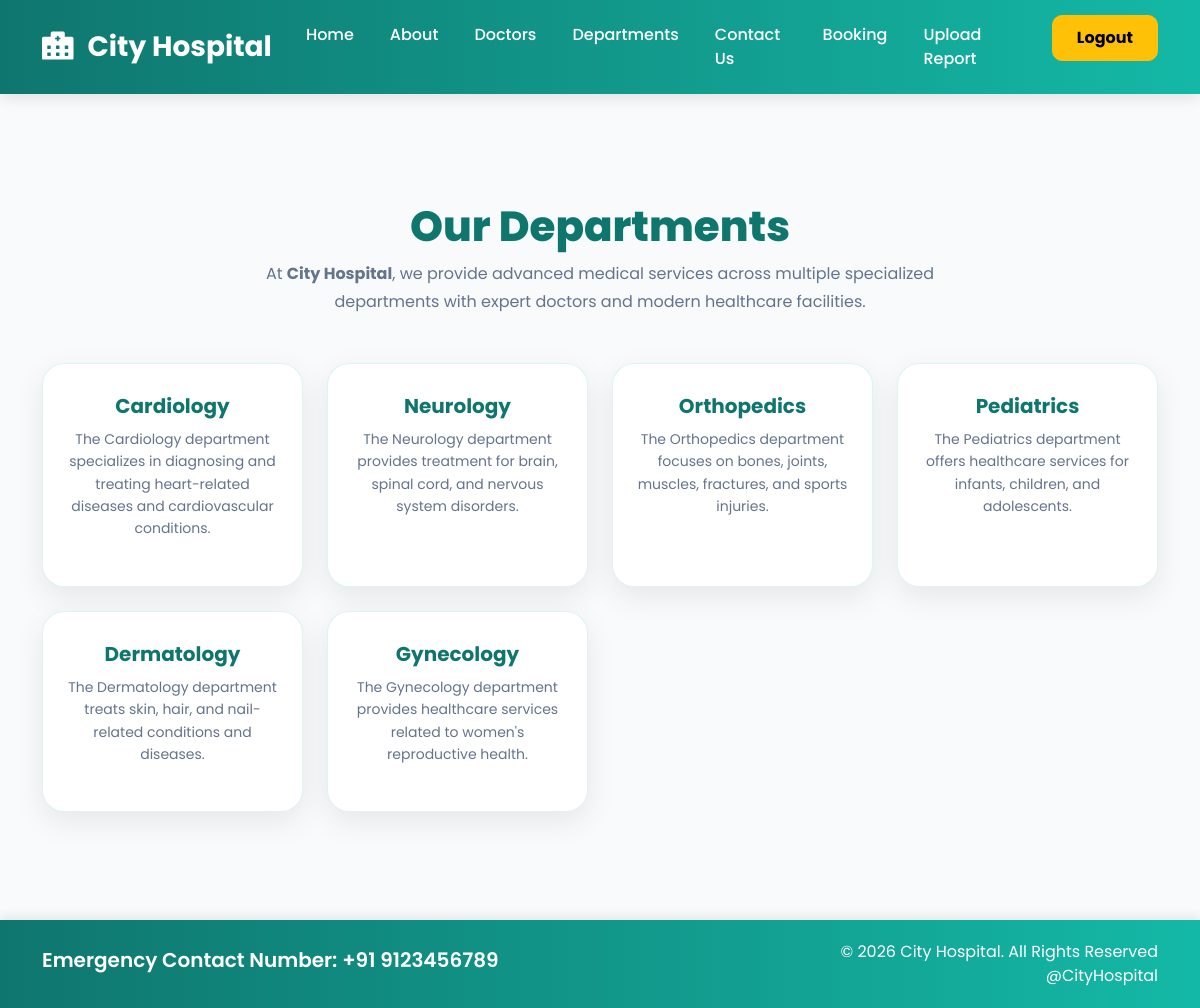
Before: /departments/ (signed in) with the older database file.
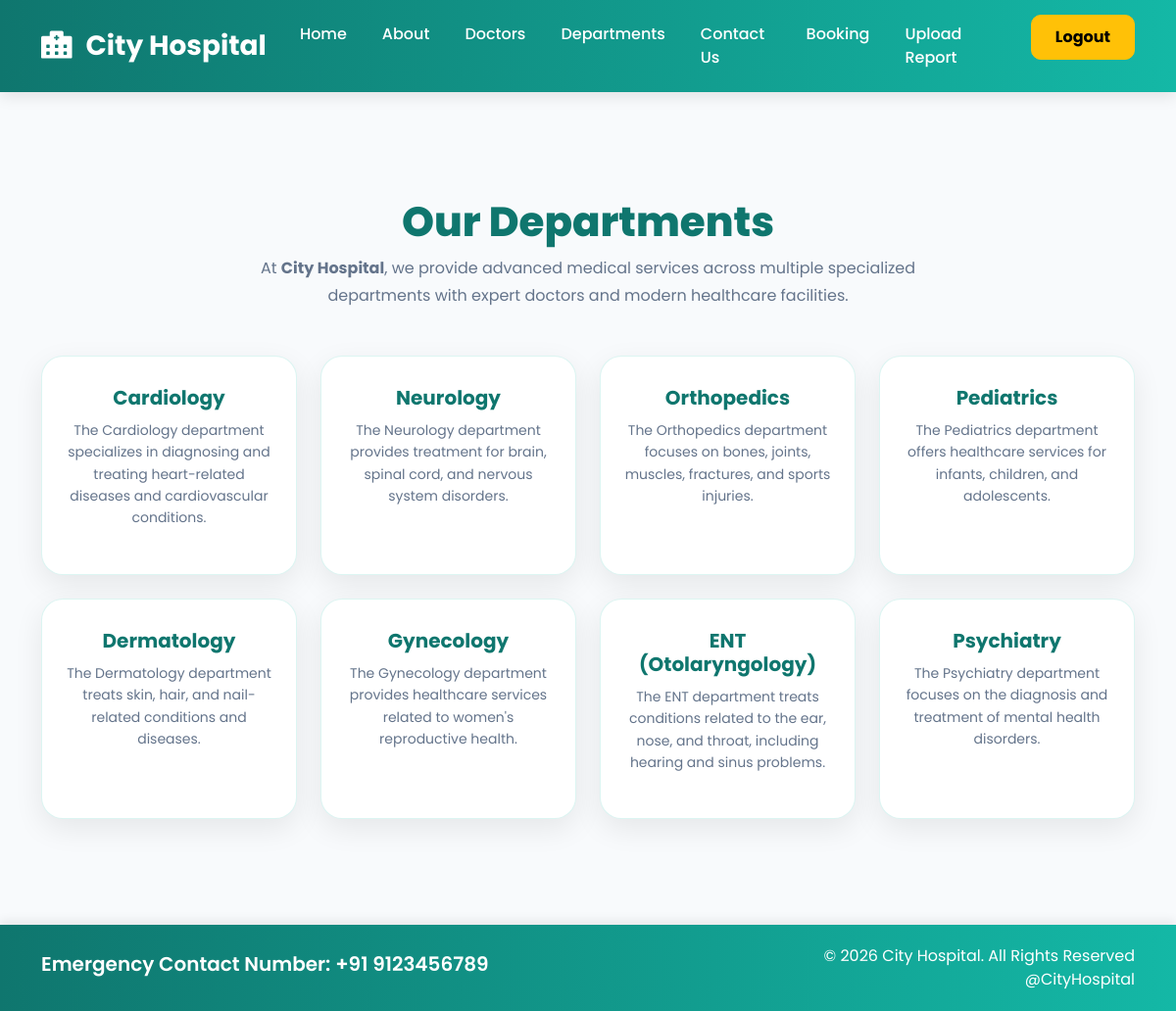
After: the same page with the newer database file.
### home/models.py (models this page shows, shortened)
class Department(models.Model):
    dep_name = models.CharField(
        max_length=100
    )
    dep_description = models.TextField()

### home/views.py (the view)
# urls.py: path('departments/', views.departments, name='departments'),
@login_required(login_url='login')
def departments(request):
    dept = Department.objects.all()
    return render(request, 'departments.html', {
        'dept': dept
    })

### template/departments.html (shortened to what this page needs)
{% extends "base.html" %}
{% block content %}
<div class="container dept-section">
    <div class="text-center dept-heading mb-5">
        <h2>Our Departments</h2>
        <p>
            At <strong>City Hospital</strong>, we provide advanced medical
            services across multiple specialized departments with expert doctors
            and modern healthcare facilities.
        </p>
    </div>
    <div class="row g-4">
        {% for d in dept %}
        <div class="col-md-3 col-sm-6">
            <div class="dept-card">
                <h5>{{ d.dep_name }}</h5>
                <p>
                    {{ d.dep_description }}
                </p>
            </div>
        </div>
        {% endfor %}
    </div>
</div>
{% endblock %}

Changed rows visible on the page:
added Department: dep_name "ENT (Otolaryngology)", dep_description "The ENT department treats conditions related to the ear, nose, and throat, including hearing and sinus problems."
added Department: dep_name "Psychiatry", dep_description "The Psychiatry department focuses on the diagnosis and treatment of mental health disorders."
